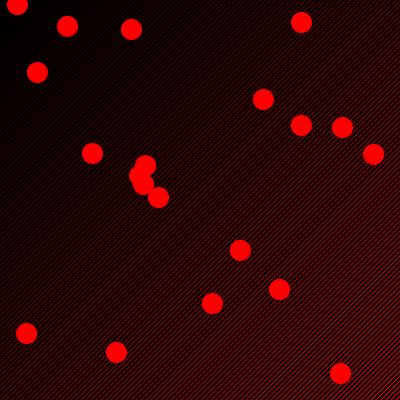
Frame 1 (no input)
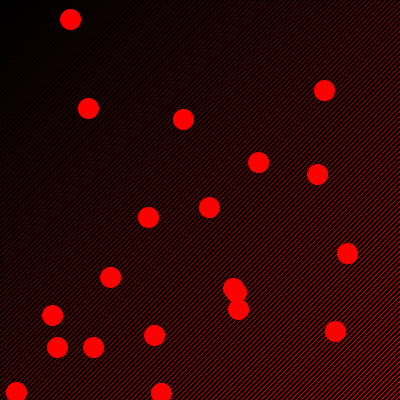
Frame 60 (the mouse pressed at the canvas centre just before this capture)
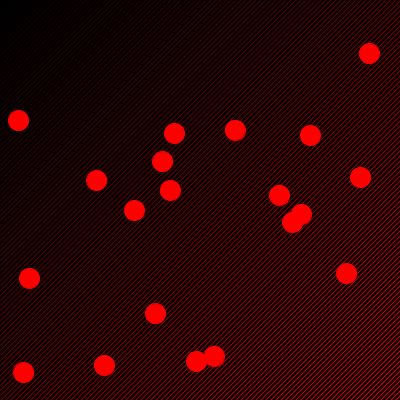
Frame 120 (the mouse held since frame 60 and released just before this capture)

The Processing sketch that drew these frames (run headless with seeded random() and noise(); from frame 60 on, the mouse is pressed at the canvas centre):

// Processing sketch: processing_97592
// ── processing_97592.pde

int Nboles = 20;

  float[] posx = new float[Nboles];
float[] velx = new float[Nboles];

float[] posy = new float[Nboles];
float[] vely = new float[Nboles];

float diametre = 20;

void setup() {
  
size(400, 400);
for (int i=0; i<Nboles; i++){
posx[i] = random(width);
posy[i] = random(height);
velx[i] = random(-5,5);
vely[i] = random(-8,8);
}
stroke(255,0,0);
colorMode(RGB,400);
}

void draw() {
  
background(0);

for (int i=0; i<800; i = i +5) {
  stroke(i/2,0,0);
line(i,0, 0, i);

}
 
  for (int i=0; i<Nboles; i++){
  fill(400,0,0);
 
      posx[i] = posx[i] + velx[i];
      posy[i] = posy[i] + vely[i];

   if ((posx[i] + diametre/2 >= width)||(posx[i] - diametre/2 <= 0)){
   velx[i] = -velx[i];
    
   }
  if ((posy[i] + diametre/2 >= height)||(posy[i] - diametre/2 <= 0)){
      vely[i] = -vely[i]; 

}
       ellipse(posx[i],posy[i],diametre,diametre);
} 
}
